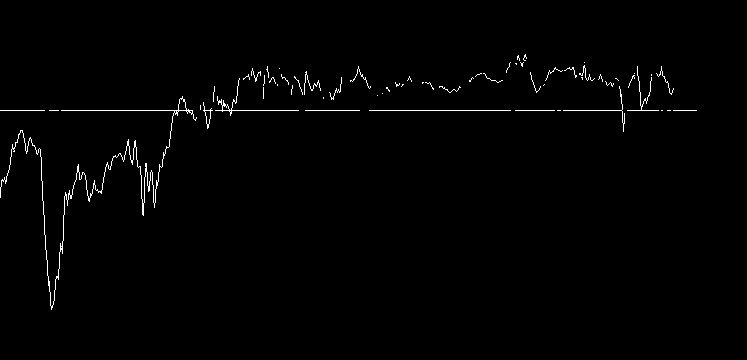
#> input picture new_im.jpg, 747 x 360 px
$ python image-analysis.py
#> lines starting #> are read from the running program, lines starting #| are printed output that depends on the picture
"""This script finds a white line and plots the line.
From https://stackoverflow.com/questions/60051941/find-the-coordinates-in-an-image-where-a-specified-colour-is-detected
"""

import cv2
import numpy as np
import matplotlib.pyplot as plt

# Load image
im = cv2.imread('new_im.jpg')
#> im is the input picture: shape (360, 747, 3); min 0, max 255, mean 2.7

# Define the blue colour we want to find - remember OpenCV uses BGR ordering
blue = [255, 255, 255]
# 35, 38, 219

# Get X and Y coordinates of all blue pixels
Y, X = np.where(np.all(im == blue, axis=2))
#> Y = 2048 values from 54 to 309; X = 2048 values, max 696 at index 1216, min 0 at index 629, mean 272.9

# print(X, Y)
x = X[np.argsort(X)]
#> x = 2048 values from 0 to 696
y = - Y[np.argsort(X)]
#> y = 2048 values, max -54 at index 1668, min -309 at index 286, mean -131.5
plt.plot(x, y)
plt.show()
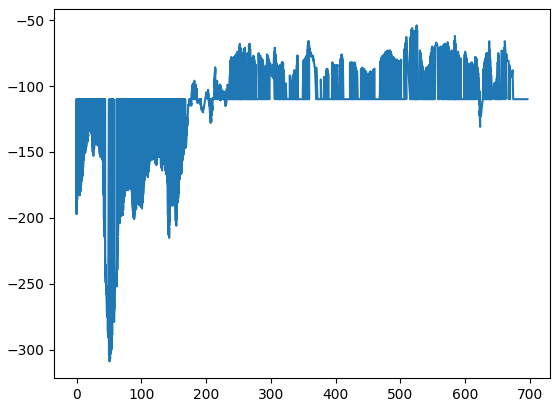
#> figure drawn by matplotlib, 1 panel
# cv2.imshow('image', im)
# cv2.waitKey(0)
# cv2.destoyAllWindows()
